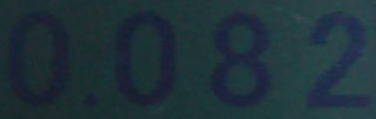
#> input picture pre-processing/images/51H1M.png, 376 x 119 px
$ python morph.py
#> lines starting #> are read from the running program, lines starting #| are printed output that depends on the picture; after the words box and inside, x2 and y2 are one past the last pixel; in counts of white or black regions, pixels touching at a corner belong together
import cv2
import numpy as np
import image_resize

#method 1
#img = cv2.imread('images/IMG_20180331_180458.jpg', 0) handwritten
img = cv2.imread('images/51H1M.png', 0)
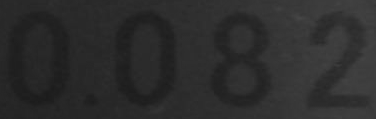
#> img: shape (119, 376); min 27, max 70, mean 44.9

filtered = cv2.adaptiveThreshold(img.astype(np.uint8), 255, cv2.ADAPTIVE_THRESH_MEAN_C, cv2.THRESH_BINARY_INV, 111, 3)
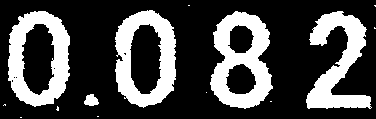
#> filtered: shape (119, 376); 28.5% white; 14 white regions (9 under 20 px), largest, box (x1, y1, x2, y2) and area: (210, 11, 273, 109) 3382, (115, 10, 176, 108) 3135, (8, 11, 70, 107) 3110, (306, 11, 372, 109) 2985, (84, 94, 99, 106) 127

cv2.imshow('filtered',filtered)
cv2.waitKey(0)

# Some morphology to clean up image
kernel = np.ones((5,5), np.uint8)
opening = cv2.morphologyEx(filtered, cv2.MORPH_OPEN, kernel)
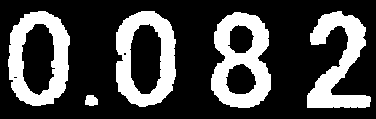
#> opening: shape (119, 376); 27.9% white; 5 white regions, box (x1, y1, x2, y2) and area: (211, 12, 271, 108) 3335, (116, 11, 176, 107) 3062, (8, 11, 70, 106) 3030, (307, 11, 371, 108) 2924, (85, 95, 98, 106) 118

cv2.imshow('opening',opening)
cv2.waitKey(0)

closing = cv2.morphologyEx(opening, cv2.MORPH_CLOSE, kernel)
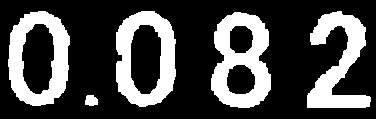
#> closing: shape (119, 376); 28.1% white; 5 white regions, box (x1, y1, x2, y2) and area: (211, 12, 271, 108) 3355, (116, 11, 176, 107) 3076, (8, 11, 70, 106) 3056, (307, 11, 371, 108) 2946, (85, 95, 98, 106) 118

cv2.imshow('closing',closing)
cv2.waitKey(0)

#> (the run stopped early here; a loop or call above may not have finished)
